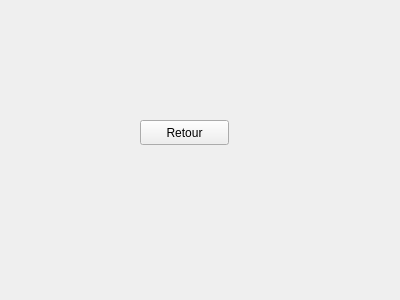
<?xml version="1.0" encoding="UTF-8"?>
<ui version="4.0">
 <class>PageAjoutTicket</class>
 <widget class="QWidget" name="PageAjoutTicket">
  <property name="geometry">
   <rect>
    <x>0</x>
    <y>0</y>
    <width>400</width>
    <height>300</height>
   </rect>
  </property>
  <property name="windowTitle">
   <string>Form</string>
  </property>
  <widget class="QPushButton" name="bouton_retour">
   <property name="geometry">
    <rect>
     <x>140</x>
     <y>120</y>
     <width>89</width>
     <height>25</height>
    </rect>
   </property>
   <property name="text">
    <string>Retour</string>
   </property>
  </widget>
 </widget>
 <resources/>
 <connections/>
</ui>
